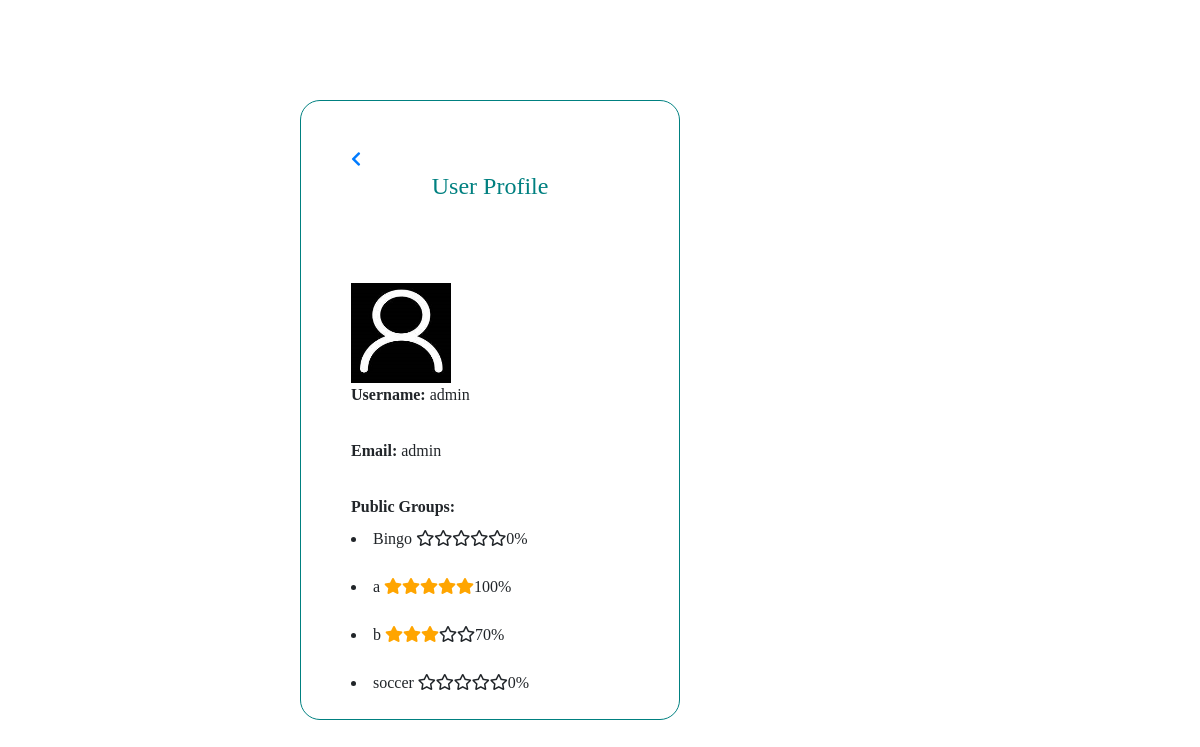
The page /allprofile.php?id=20 (signed in) on the database its author committed.
### tables this page shows
CREATE TABLE `users` (
  `user_id` int(30) NOT NULL,
  `user_name` varchar(30) NOT NULL,
  `email_id` varchar(30) NOT NULL,
  `password` varchar(30) NOT NULL,
  `user_image` text NOT NULL,
  `posts` text,
  `comments` text NOT NULL
);

CREATE TABLE `groups` (
  `group_id` int(11) NOT NULL,
  `group_name` text NOT NULL,
  `owner_id` int(11) NOT NULL,
  `privacy` text NOT NULL
);

### allprofile.php (the view, shortened to what this page needs)
<!DOCTYPE html>
<html>
<head>
<link rel ="stylesheet" a href="css\uprofile.css">
<link rel="stylesheet" href="https://use.fontawesome.com/releases/v5.0.13/css/all.css"
>
<link rel="stylesheet" href="https://stackpath.bootstrapcdn.com/bootstrap/4.1.1/css/bootstrap.min.css"
>
</head>
<body>
<?php
    require_once('./mysqli_connect.php');
    if(isset($_GET['id'])){
         $user_id = $_GET['id'];
         $user="SELECT user_name,user_image,email_id FROM `users` WHERE user_id = '$user_id' ";
       	 $r_user= mysqli_query($dbc,$user);
       	 $row_user=mysqli_fetch_array($r_user);
       	 $user_name = $row_user['user_name'];
       	 $mail=$row_user['email_id'];
       	   if($row_user['user_image']==""){
                $dp="";
                $dp=$dp."default.jpg";
              }
              else{
              	$dp =$row_user['user_image'];
              }
        $g_name = "SELECT groups.group_name,groups.group_id FROM `groups` INNER JOIN `user_groups` where user_groups.user_id='$user_id' AND groups.group_id=user_groups.group_id AND groups.privacy='public' and groups.group_name!='Global'";
      	 $gn_result= mysqli_query($dbc,$g_name);
       $profile='';
       $profile=$profile."<div class='profilepage'>";
       $profile=$profile."<a style='margin-top:50px;margin-left:50px;' href=home.php <i class='fas fa-chevron-left' ></i></a>";
       $profile=$profile."<H4 style='text-align:center; color:teal; margin-top:0px;'>User Profile</H4><br>";
       $profile=$profile."<div id='aligns'>";
       $profile=$profile."<img width='100' height='100' src ='img/$dp'><br>";
       $profile=$profile."<label>Username:</label>";
       $profile=$profile." $user_name<br><br>";
       $profile=$profile."<label>Email:</label>";
       $profile=$profile." $mail<br><br>";
       $profile=$profile."<label>Public Groups:</label><br>";
       if($result = $gn_result->num_rows > 0)
       {
       while( $rowg= mysqli_fetch_array($gn_result)){
           $group_name=$rowg['group_name'];
           $group_id = $rowg['group_id'];
           	$profile=$profile."<li>$group_name  ";
          $countsql = "select count(*) from posts where user_id = '$user_id' and group_id ='$group_id'";
            $cnt_result= mysqli_query($dbc,$countsql);
            $row_count= mysqli_fetch_array($cnt_result);
             $count = $row_count['count(*)'];
            if($count >2)
            {
                  for($i =1; $i<=5; $i++ )
                  {
                    $profile=$profile."<i class='fas fa-star' style='color:orange'></i>";
                  }
                    $profile=$profile."100%</li> <br>";
            }
            else if($count >=1 && $count<2){
                 for($i =1; $i<=1; $i++ )
                  {
                     for($j =1; $j<=3; $j++ )
                     {
                       $profile=$profile."<i class='fas fa-star' style='color:orange'></i>";
                      }
                     $profile=$profile."<i class='far fa-star'></i>";
                     $profile=$profile."<i class='far fa-star'></i>";
                  }
                  $profile=$profile."70%</li> <br>";
            }
            else{
                    for($i =1; $i<=5; $i++ )
                  {
                    $profile=$profile."<i class='far fa-star'></i>";
                  }
                  $profile=$profile."0%</li> <br>";
            }
       }
   }else{
   	$profile=$profile."No public groups";
   }
       $profile=$profile."</div>";
       $profile=$profile."<div id='imgg'style='float:right';>";
       $profile=$profile."</form>";
       $profile=$profile."</div>";
       $profile=$profile."</div>";
       echo $profile;
    }
    ?>
</body>
</html>

### css/uprofile.css (style rules this page uses)
.profilepage { border:1px solid teal; margin-left: 300px; margin-top: 100px; margin-right: 200px; margin-bottom: 300px; border-radius: 20px; position: fixed; font-family: Verdana; }
#aligns { margin-left: 50px; margin-top: 50px; float: left; }
label { font-weight: bold; }

### rows shown on the page
users: user_name "admin", email "admin"
groups: group_name "Bingo"
groups: group_name "a"
groups: group_name "b"
groups: group_name "soccer"
